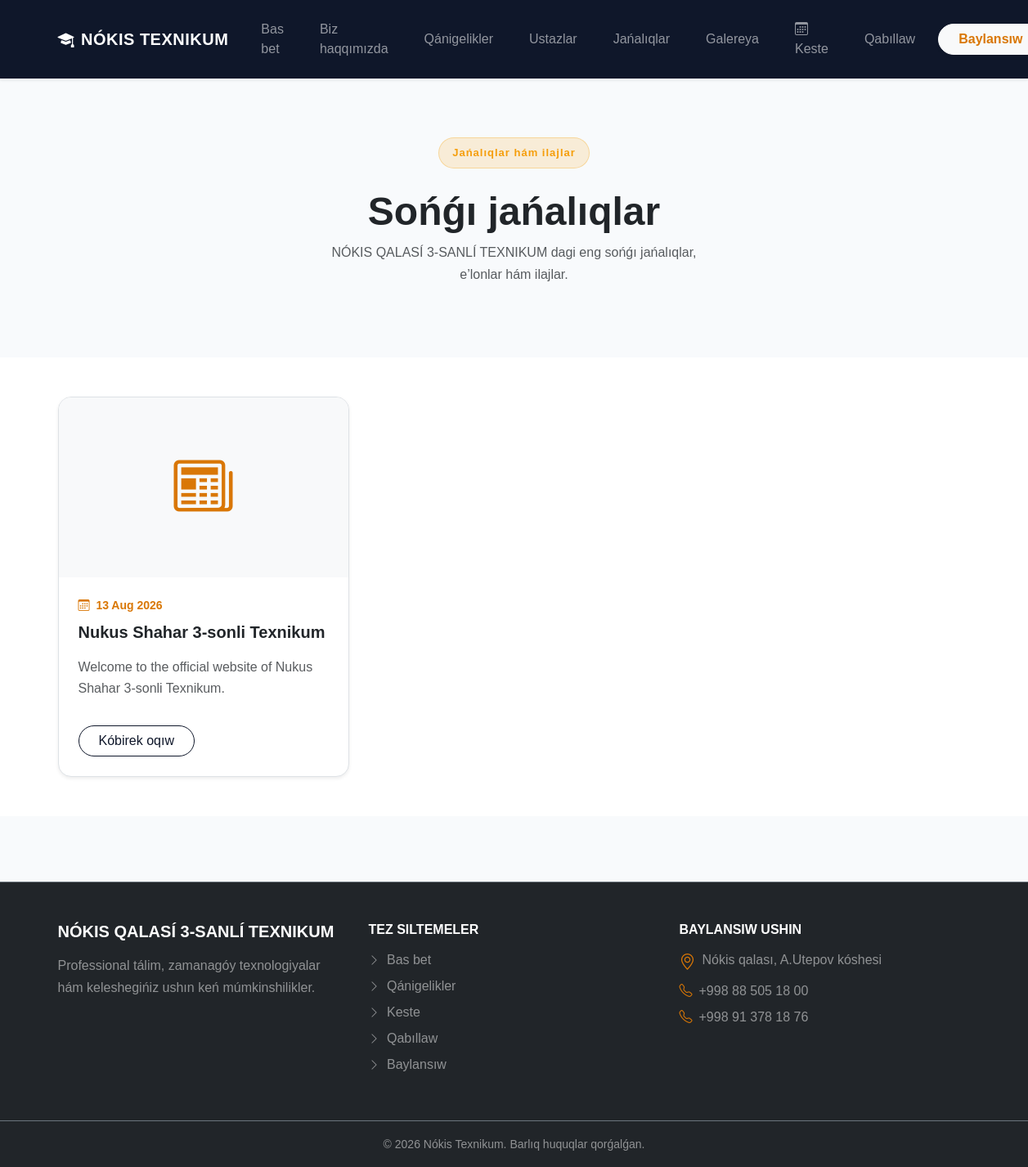
Page /news/ on the committed database.
### news/models.py (models this page shows, shortened)
class News(models.Model):
    title = models.CharField(max_length=255)
    short_description = models.TextField(
        blank=True
    )
    content = models.TextField()
    image = models.ImageField(
        upload_to="news/",
        blank=True,
        null=True
    )
    published_at = models.DateTimeField(
        auto_now_add=True
    )
    is_published = models.BooleanField(
        default=True
    )
    class Meta:
        ordering = ["-published_at"]
        verbose_name = "News"
        verbose_name_plural = "News"

### news/views.py (the view)
# urls.py: path("", news_list, name="news_list"),
def news_list(request):
    news_items = News.objects.filter(
        is_published=True
    )
    return render(
        request,
        "news/list.html",
        {
            "news_items": news_items
        }
    )

### news/templates/news/list.html (shortened to what this page needs)
{% extends "base.html" %}
{% block content %}
<section class="py-5 text-center">
    <div class="container py-4">
        <span class="hero-badge mb-3 d-inline-block">
            Jańalıqlar hám ilajlar
        </span>
        <h1 class="fw-bold display-5 text-dark mt-2">
            Sońǵı jańalıqlar
        </h1>
        <p class="text-muted mx-auto" style="max-width: 500px; line-height: 1.7;">
            NÓKIS QALASÍ 3-SANLÍ TEXNIKUM dagi eng sońǵı jańalıqlar, e’lonlar hám ilajlar.
        </p>
    </div>
</section>
<section class="py-5 bg-white">
    <div class="container">
        <div class="row g-4">
            {% for news in news_items %}
            <div class="col-md-6 col-lg-4">
                <article class="h-100 border rounded-4 shadow-sm overflow-hidden bg-white d-flex flex-column">
                    {% if news.image %}
                    <div class="overflow-hidden" style="height: 220px;">
                        <img
                            src="{{ news.image.url }}"
                            class="w-100 h-100"
                            style="object-fit: cover; transition: transform 0.5s ease;"
                            alt="{{ news.title }}"
                        >
                    </div>
                    {% else %}
                    <div class="news-placeholder d-flex align-items-center justify-content-center bg-light" style="height: 220px;">
                        <i class="bi bi-newspaper display-2 text-primary"></i>
                    </div>
                    {% endif %}
                    <div class="card-body p-4 d-flex flex-column flex-grow-1">
                        <div class="small text-primary fw-semibold mb-2">
                            <i class="bi bi-calendar3 me-1"></i>
                            {{ news.published_at|date:"d M Y" }}
                        </div>
                        <h4 class="fw-bold fs-5 text-dark mb-3" style="line-height: 1.4;">
                            {{ news.title }}
                        </h4>
                        <p class="text-muted flex-grow-1" style="line-height: 1.6;">
                            {% if news.short_description %}
                                {{ news.short_description|truncatewords:20 }}
                            {% else %}
                                {{ news.content|truncatewords:20 }}
                            {% endif %}
                        </p>
                        <div class="mt-3">
                            <a href="{% url 'news_detail' news.pk %}" class="btn btn-outline-primary rounded-pill px-4">
                                Kóbirek oqıw
                            </a>
                        </div>
                    </div>
                </article>
            </div>
            {% endfor %}
        </div>
    </div>
</section>
{% endblock %}

### static/css/style.css (style rules this page uses)
body { font-family: Arial, sans-serif; background-color: #f8fafc; overflow-x: hidden; color: #334155; }
.text-primary { color: #d97706 !important; }
.btn-outline-primary { color: #0f172a !important; border-color: #0f172a !important; }
.news-placeholder { height: 230px; display: flex; align-items: center; justify-content: center; background: #f1f5f9; color: #0f172a; font-size: 80px; }
.hero-badge { display: inline-block; padding: 8px 16px; border-radius: 30px; background: rgba(245, 158, 11, 0.15); color: #f59e0b; font-size: 13px; font-weight: 700; letter-spacing: 1px; border: 1px solid rgba(245, 158, 11, 0.3); }

### rows in the picture
News: published_at "13 Aug 2026", title "Nukus Shahar 3-sonli Texnikum", short_description "Welcome to the official website of Nukus Shahar 3-sonli Texnikum."
